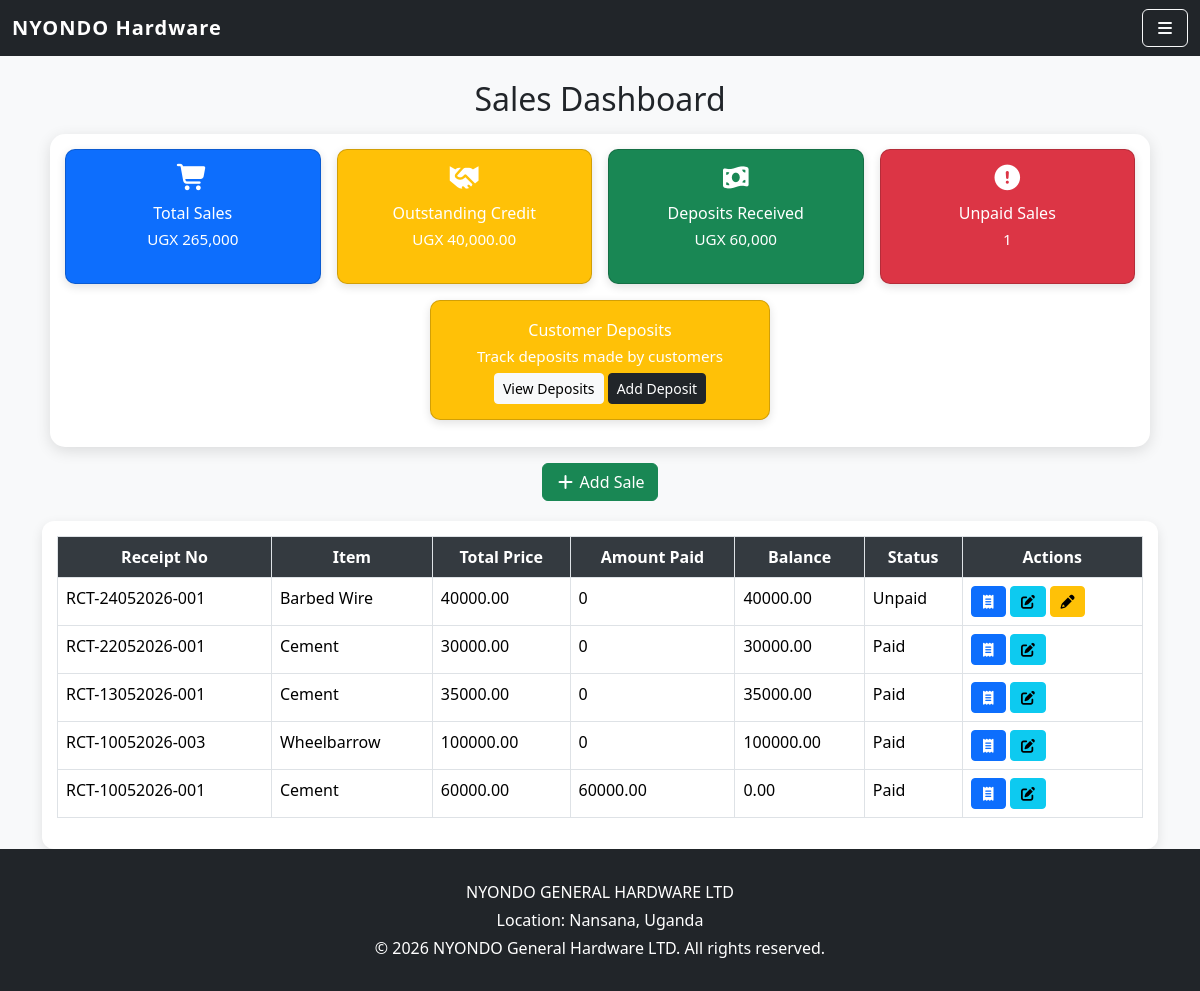
The app's page /sales/, older data.
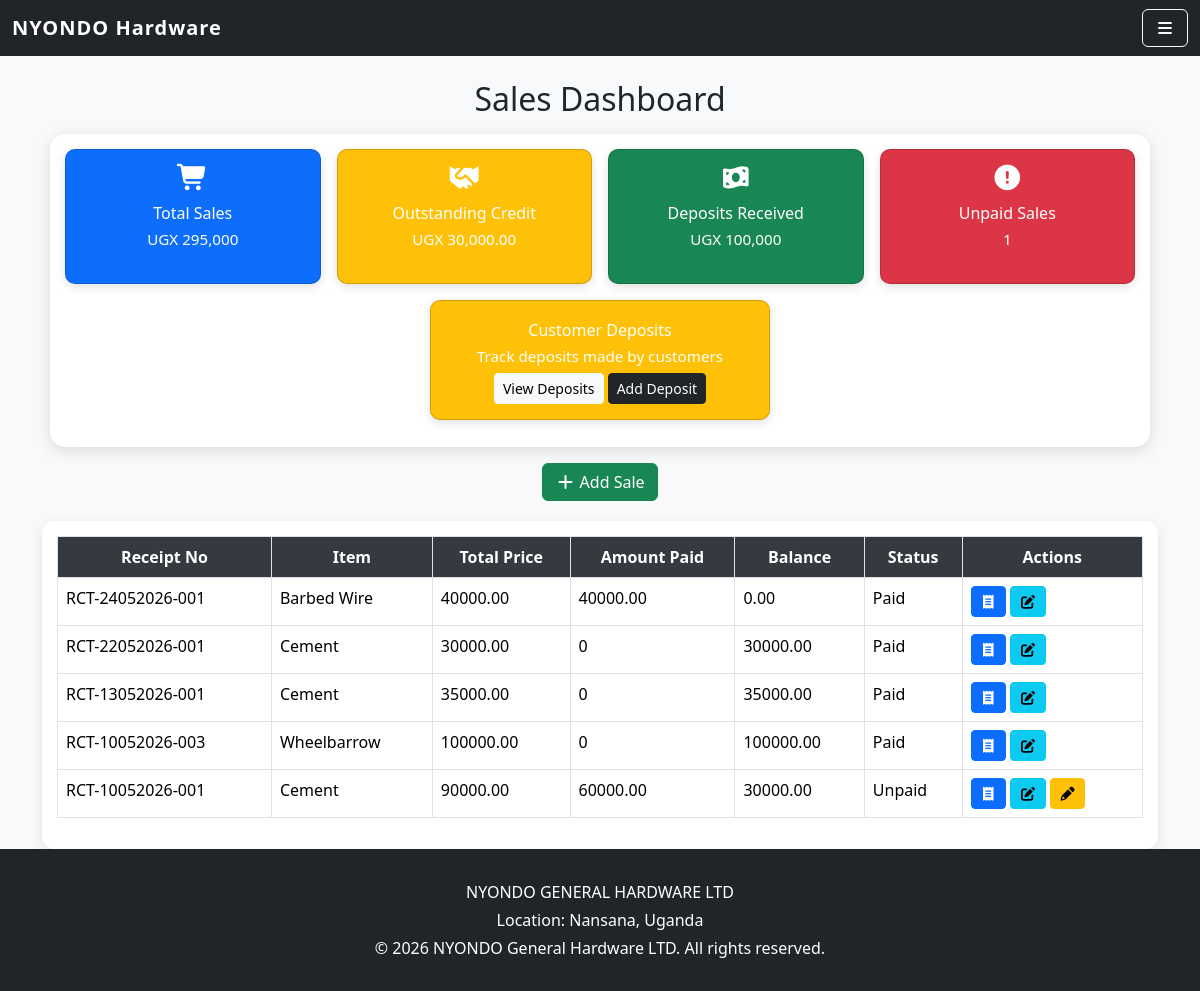
The same page, newer data.
### dupapp/models.py (models this page shows, shortened)
class Sale(models.Model):
    distance_km = models.IntegerField(default=0)
    transport_cost = models.DecimalField(max_digits=10, decimal_places=2, default=0)
    ITEM_NAME_CHOICES = [
        ('Cement', 'Cement'),
        ('Iron Bar', 'Iron Bar'),
        ('Nails', 'Nails'),
        ('Roofing Nails (5kg)', 'Roofing Nails (5kg)'),
        ('Wheelbarrow', 'Wheelbarrow'),
        ('Wire Mesh', 'Wire Mesh'),
        ('Barbed Wire', 'Barbed Wire'),
        ('Iron Sheets', 'Iron Sheets'),
    ]
    SPECIFICATION_CHOICES = [
        ('CEM II/N', 'CEM II/N'),
        ('CEM III/N', 'CEM III/N'),
        ('10mm', '10mm'),
        ('12mm', '12mm'),
        ('16mm', '16mm'),
        ('1 inch', '1 inch'),
        ('3 inch', '3 inch'),
        ('4 inch', '4 inch'),
        ('5 inch', '5 inch'),
        ('Roofing Nails 5kg', 'Roofing Nails 5kg'),
        ('Wheelbarrow', 'Wheelbarrow'),
        ('Wire Mesh', 'Wire Mesh'),
        ('High Tensile', 'High Tensile'),
        ('Low Tensile', 'Low Tensile'),
        ('Gauge 28', 'Gauge 28'),
        ('Gauge 30', 'Gauge 30'),
        ('Gauge 32', 'Gauge 32'),
    ]
    PAYMENT_METHOD_CHOICES = [
        ('Cash', 'Cash'),
        ('Credit', 'Credit'),
        ('Mobile', 'Mobile Money'),
    ]
    item_name = models.CharField(max_length=50, choices=ITEM_NAME_CHOICES)
    specification = models.CharField(max_length=100,blank=True,choices=SPECIFICATION_CHOICES)
    quantity = models.IntegerField()
    unit_price = models.DecimalField( max_digits=10,decimal_places=2)
    total_price = models.DecimalField(max_digits=10,decimal_places=2)
    payment_method = models.CharField(max_length=20,choices=PAYMENT_METHOD_CHOICES)
    customer_name = models.CharField(max_length=100)
    contact = models.CharField(max_length=15)
    nin = models.CharField(max_length=15, blank=True, null=True)
    receipt_number = models.CharField(max_length=20,unique=True)
    date = models.DateTimeField(auto_now_add=True)
    def amount_paid(self):
        return sum(payment.amount for payment in self.payments.all())
    def balance(self):
        return self.total_price - self.amount_paid()
    def status(self):
        if self.payment_method in ['Cash', 'Mobile']:
            return 'Paid'
        return 'Paid' if self.balance() == 0 else 'Unpaid'

class Payment(models.Model):
    sale = models.ForeignKey(Sale,related_name="payments",on_delete=models.CASCADE)
    amount = models.DecimalField(max_digits=10,decimal_places=2 )
    date = models.DateTimeField(auto_now_add=True)

### dupapp/views.py (the view)
# urls.py: path('sales/', views.sales_dashboard, name='sales_dashboard'),
def sales_dashboard(request):
    sales = Sale.objects.all().order_by("-date")
    total_sales = Sale.objects.aggregate(Sum('total_price'))['total_price__sum'] or 0
    total_deposits = Payment.objects.aggregate(Sum('amount'))['amount__sum'] or 0
    outstanding_credit =sum(sale.balance() for sale in Sale.objects.filter(payment_method='Credit'))
    paid_sales = Sale.objects.filter(payment_method__in=['Cash', 'Mobile']).count()
    unpaid_sales = sum(1 for sale in Sale.objects.filter(payment_method='Credit') if sale.balance() > 0)
    context = {
        'sales': sales,
        'total_sales': total_sales,
        'total_deposits': total_deposits,
        'outstanding_credit': outstanding_credit,
        'paid_sales': paid_sales,
        'unpaid_sales': unpaid_sales,
    }
    return render(request, 'sales_dashboard.html', context)

### dupapp/templates/sales_dashboard.html (shortened to what this page needs)
{% extends 'base_sales.html' %}
{% block content %}
{% load humanize %}
<h2 class="text-center mb-3">Sales Dashboard</h2>
<div class="cards-container">
  <div class="cards">
    <div class="row g-3 justify-content-center">
    <div class="col-md-3">
        <div class="card bg-primary text-white text-center h-100">
            <div class="card-body">
                <i class="fas fa-shopping-cart"></i>
                <h5>Total Sales</h5>
                <p>UGX {{ total_sales|intcomma }}</p>
            </div>
        </div>
    </div>
    <div class="col-md-3">
        <div class="card bg-warning text-white text-center h-100">
            <div class="card-body">
                <i class="fas fa-handshake"></i>
                <h5>Outstanding Credit</h5>
                <p>UGX {{ outstanding_credit|intcomma }}</p>
            </div>
        </div>
    </div>
    <div class="col-md-3">
        <div class="card bg-success text-white text-center h-100">
            <div class="card-body">
                <i class="fas fa-money-bill-wave"></i>
                <h5>Deposits Received</h5>
                <p>UGX {{ total_deposits|intcomma }}</p>
            </div>
        </div>
    </div>
    <div class="col-md-3">
        <div class="card bg-danger text-white text-center h-100">
            <div class="card-body">
                <i class="fas fa-exclamation-circle"></i>
                <h5>Unpaid Sales</h5>
                <p>{{ unpaid_sales|intcomma }}</p>
            </div>
        </div>
    </div>
</div>
<div class="row justify-content-center mt-3">
    <div class="col-md-4">
        <div class="card bg-warning text-white text-center">
            <div class="card-body">
                <h5 class="card-title">Customer Deposits</h5>
                <p class="card-text">
                    Track deposits made by customers
                </p>
                <a href="{% url 'deposit_list' %}"
                   class="btn btn-light btn-sm">
                    View Deposits
                </a>
                <a href="{% url 'add_deposit' %}"
                   class="btn btn-dark btn-sm">
                    Add Deposit
                </a>
            </div>
        </div>
    </div>
</div>
  </div>
</div>
<div class="text-center mt-3">
  <a href="{% url 'save_sale' %}" class="btn btn-success">
    <i class="fas fa-plus"></i> Add Sale
  </a>
</div>
<div class="table-container">
  <table class="table table-bordered">
    <thead>
      <tr>
        <th>Receipt No</th>
        <th>Item</th>
        <th>Total Price</th>
        <th>Amount Paid</th>
        <th>Balance</th>
        <th>Status</th>
        <th>Actions</th>
      </tr>
    </thead>
    <tbody>
      {% for sale in sales %}
      <tr>
        <td>{{ sale.receipt_number }}</td>
        <td>{{ sale.item_name }}</td>
        <td>{{ sale.total_price }}</td>
        <td>{{ sale.amount_paid }}</td>
        <td>{{ sale.balance }}</td>
        <td>{{ sale.status }}</td>
        <td>
          <a href="{% url 'view_receipt' sale.id %}"
             class="btn btn-sm btn-primary"
             title="View Receipt">
            <i class="fa-solid fa-receipt"></i>
          </a>
          <a href="{% url 'edit_sale' sale.id %}"
             class="btn btn-sm btn-info"
             title="Edit Sale">
            <i class="fa-solid fa-pen-to-square"></i>
          </a>
          {% if sale.payment_method == "Credit" and sale.balance > 0 %}
          <a href="{% url 'add_payment' sale.id %}"
             class="btn btn-sm btn-warning"
             title="Add Payment">
            <i class="fa-solid fa-pencil"></i>
          </a>
          {% endif %}
        </td>
      </tr>
      {% endfor %}
    </tbody>
  </table>
  </div>
{% endblock %}

Row changes from the older to the newer data that the page shows:
changed Sale "RCT-24052026-001": amount_paid "0" → "40000.00"; balance "40000.00" → "0.00"; status "Unpaid" → "Paid"
changed Sale "RCT-10052026-001": total_price "60000.00" → "90000.00"; balance "0.00" → "30000.00"; status "Paid" → "Unpaid"
Text that changed along with them:
{{ total_sales|intcomma }}: "265,000" → "295,000"
{{ outstanding_credit|intcomma }}: "40,000.00" → "30,000.00"
{{ total_deposits|intcomma }}: "60,000" → "100,000"
